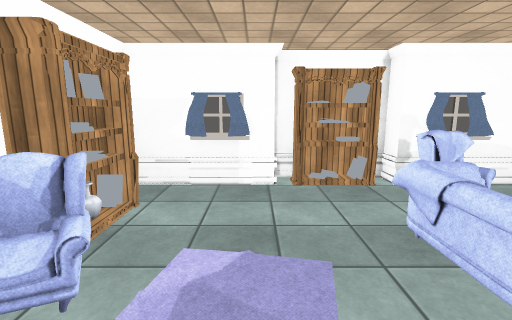
[1] (above)

16 first-person views from a walk through a 3-D level made in the Unity game engine. The camera is 1.5 m above the floor, tilts 10° down and sees 85° across. The floor is counted in squares, 0.5 m on a side. Each view is taken from the middle of a square. On the plan, view 1 faces up. The plan holds only what a view shows up to about 20 squares ahead; the rest is blank. The player is left out. Door leaves are left out, so doorways stand open. Surface patterns are stand-ins for the level's own textures.

[2]
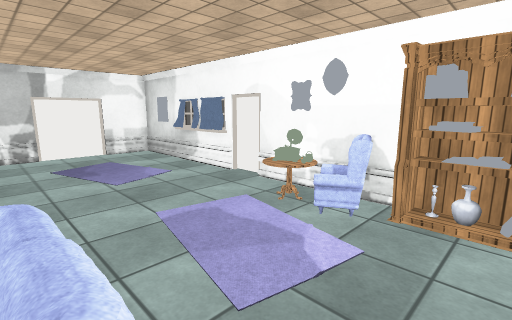

[3]
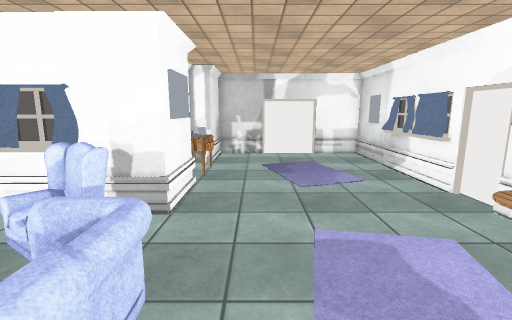

[4]
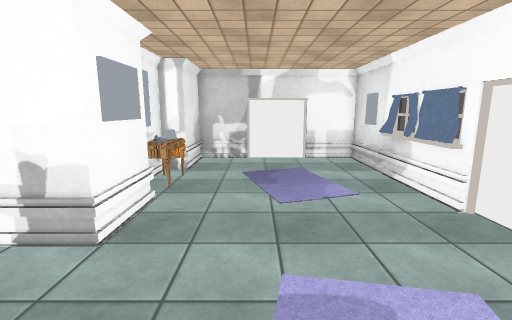

[5]
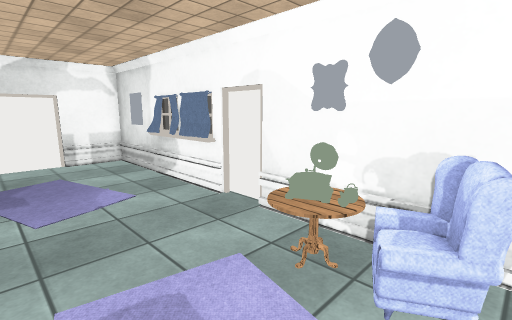

[6]
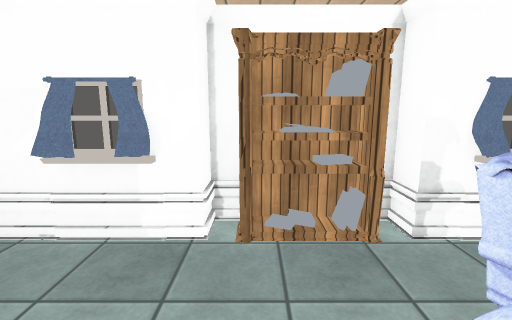

[7]
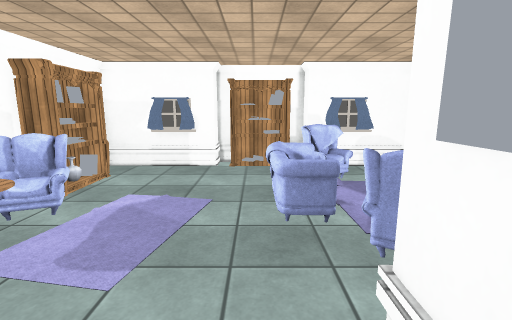

[8]
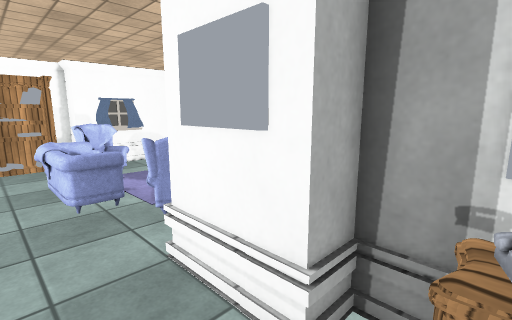

[9]
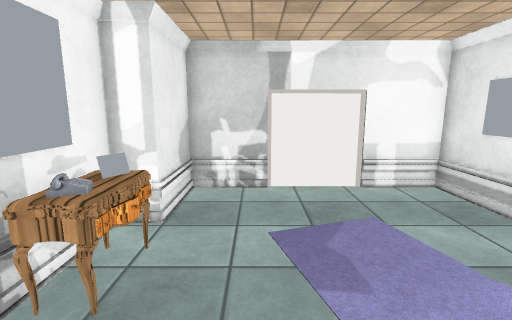

[10]
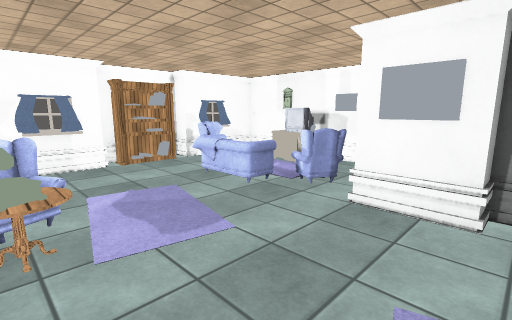

[11]
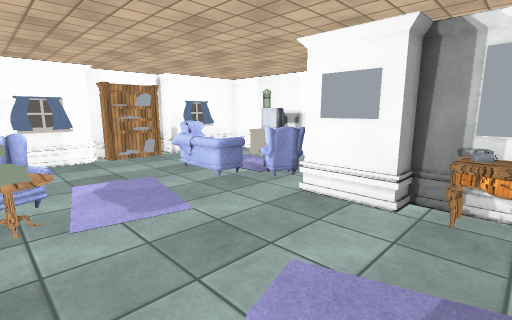

[12]
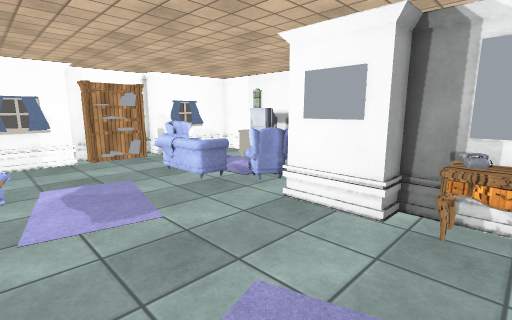

[13]
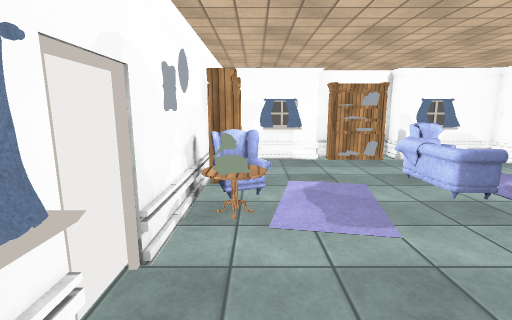

[14]
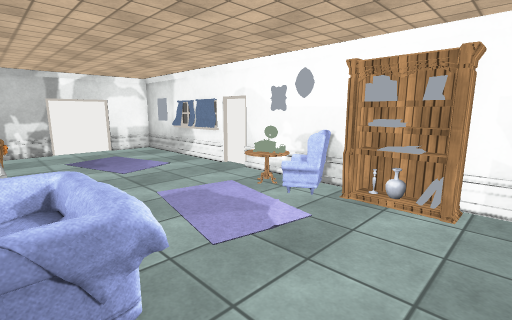

[15]
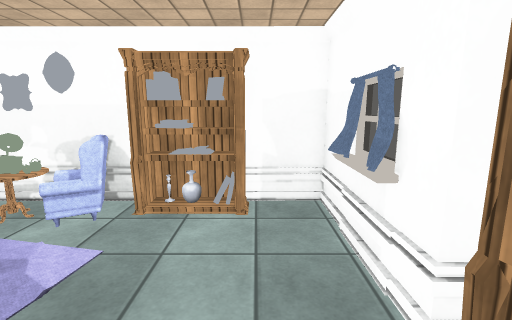

[16]
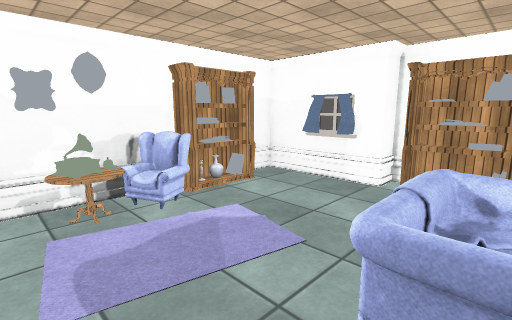

### Floor plan
Points are (right, up) in squares from view 1. A wall is a line through its corners. A room is listed if a view was taken in it or the views show most of it. See-through windows are left out.
Room 1 (views 1, 2, 3, 4, 5, 6, 7, 8, 9, 10, 11, 12, 13, 14, 15, 16)
walls: (-5.2, -2.8) (-5.2, -12.8) (-2.2, -12.8); (-5.2, 5.5) (-5.2, -1.1); (1.8, 12.5) (0.8, 12.5) (0.7, 11.3) (-5.2, 11.3) (-5.2, 8.5); (1.4, -12.8) (4.6, -12.8) (4.6, -9.3) (5.8, -9.3) (5.8, -4.3) (4.6, -4.3) (4.6, -0.9) (7.2, -0.9); (8.5, 11.3) (5.8, 11.3) (5.8, 12.5) (5, 12.5)
low walls: (-4.8, -3.3) (-4.8, -5.5); (-4.8, -5.6) (-4.8, -8); (-0.3, 10.9) (-2.6, 10.9); (8.5, 10.9) (6.9, 10.9)
ways out: open door at (-5, -1.5); open door at (-0.5, -13)
objects: other object (-5, 6); other object (-5, 7) to (-4, 7); other object (-4, 1) to (-3, 3); other object (-4, 3) to (-3, 5); other object (-4, 6); other object (-4, 8) to (-4, 9); other object (-2, -9) to (1, -4); other object (-2, 4); other object (2, 11) to (3, 12); other object (3, 3) to (5, 7); other object (4, -8) to (5, -6); other object (4, 11); other object (4, 12); other object (5, -6); other object (5, 0) to (7, 2); other object (5, 8) to (7, 9); other object (5, 11) to (5, 12); other object (6, 3) to (8, 7)

Where each view was taken, in squares from view 1:
view 1: 0 up, 0 right, facing up
view 2: 8 up, 4 right, facing down-left
view 3: 7 up, 2 right, facing down
view 4: 5 up, 1 right, facing down
view 5: 5 up, 1 right, facing down-left
view 6: 5 up, 2 right, facing up
view 7: 4 down, 3 right, facing up
view 8: 6 down, 2 right, facing up-right
view 9: 2 down, 2 right, facing down
view 10: 5 down, 4 left, facing up-right
view 11: 7 down, 4 left, facing up-right
view 12: 7 down, 3 left, facing up-right
view 13: 6 down, 3 left, facing up
view 14: 10 up, 5 right, facing down-left
view 15: 9 up, 4 right, facing left
view 16: 0 up, 5 right, facing up-left
